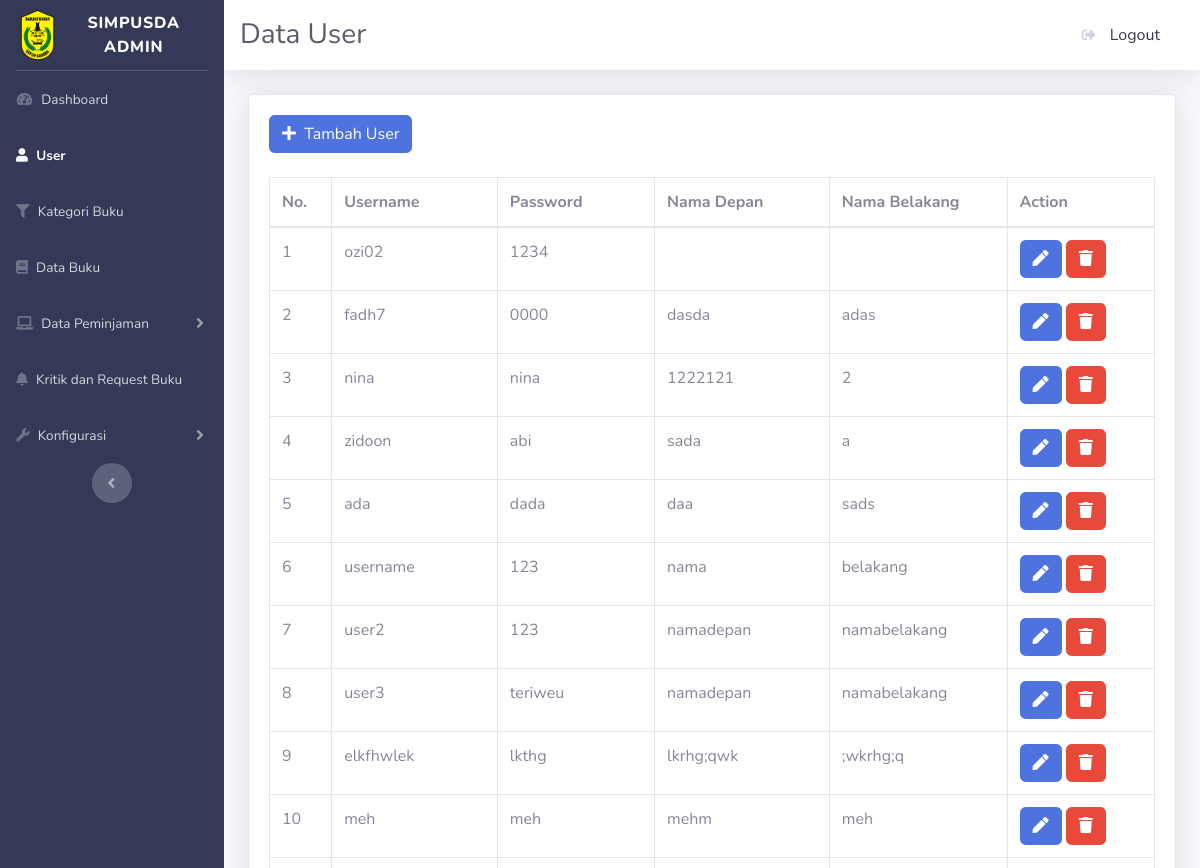
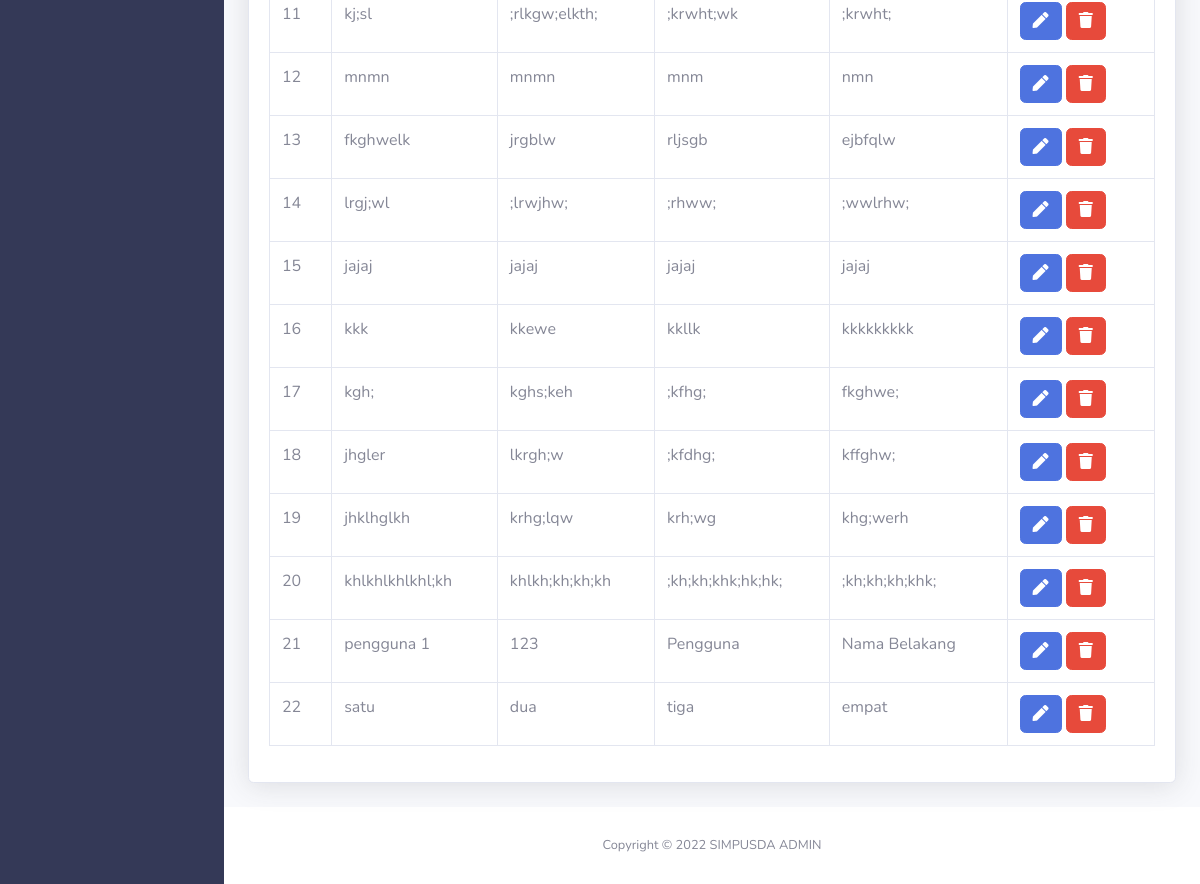
The page /admin/user.php on the database as committed earlier (2 pictures, top to bottom).
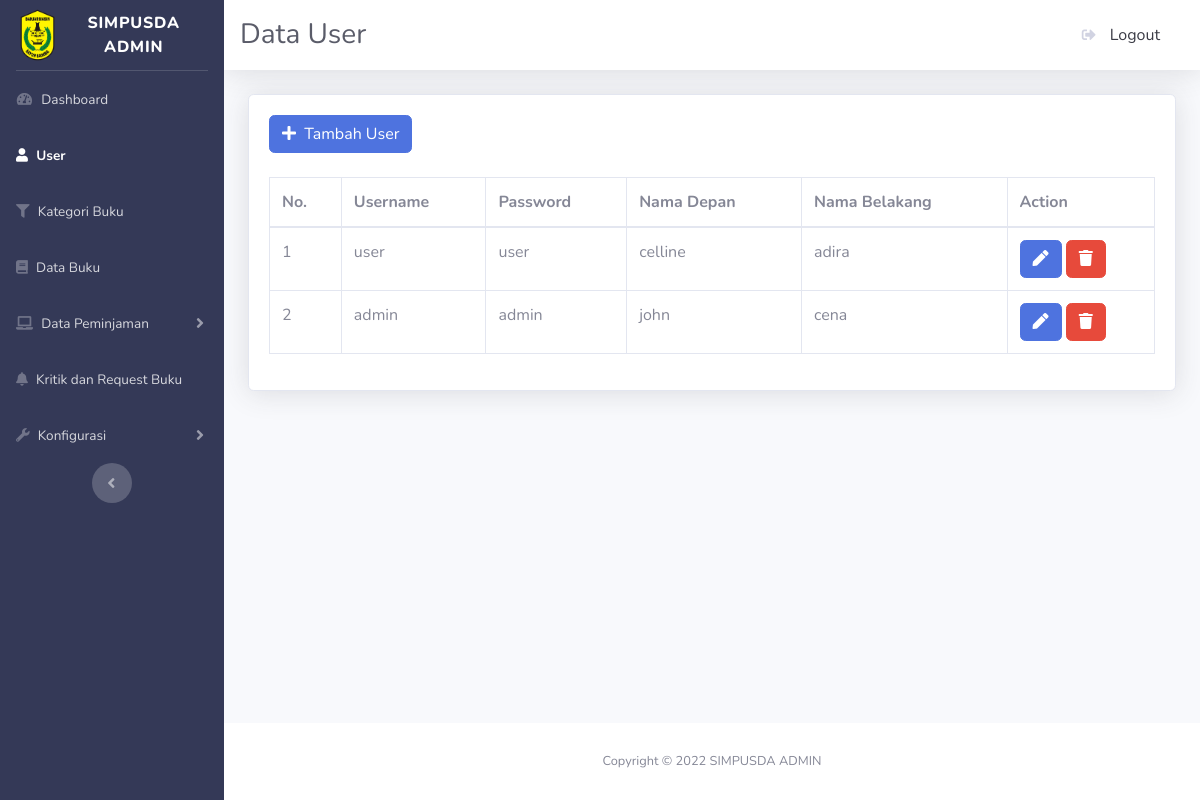
The same page on the database as committed later.
### tables this page shows
CREATE TABLE `m_user` (
  `id` int(10) UNSIGNED NOT NULL,
  `username` varchar(25) NOT NULL,
  `password` varchar(25) NOT NULL,
  `nama_depan` varchar(25) NOT NULL,
  `nama_belakang` varchar(25) NOT NULL,
  `m_role_id` int(10) UNSIGNED NOT NULL
);

### admin/user.php (the view, shortened to what the changed rows need)
<?php
include_once("config.php");
$query = "SELECT m_user.id, m_user.username, m_user.password, m_user.nama_depan, m_user.nama_belakang, m_role.nama_role
FROM m_user INNER JOIN m_role ON m_user.m_role_id = m_role.id";
$result = mysqli_query($mysqli, $query);
?>
<!DOCTYPE html>
<html lang="en">
<head>
    <link href="vendor/fontawesome-free/css/all.min.css" rel="stylesheet" type="text/css">
    <link href="css/sb-admin-2.min.css" rel="stylesheet">
    <link href="vendor/datatables/dataTables.bootstrap4.min.css" rel="stylesheet">
</head>
<body id="page-top">
    <div id="wrapper">
        <div id="content-wrapper" class="d-flex flex-column">
            <div id="content">
                <div class="container-fluid">
                    <div class="card shadow mb-4">
                        <div class="card-body">
                                 <br><br>
                            <div class="table-responsive">
                                <table class="table table-bordered" id="dataTable" width="100%" cellspacing="0">
                                <thead>
                                        <tr>
                                          <th scope="col">No.</th>
                                          <th scope="col">Username</th>
                                          <th scope="col">Password</th>
                                          <th scope="col">Nama Depan</th>
                                          <th scope="col">Nama Belakang</th>
                                          <th class="col-2">Action</th>
                                        </tr>
                                      </thead>
                                      <tbody>
                                        <?php
                                        $no = 1;
                                          while($user_data = mysqli_fetch_array($result)){
                                            echo "<tr>";
                                            echo "<td>".$no++."</td>";
                                            echo "<td>".$user_data['username']."</td>";
                                            echo "<td>".$user_data['password']."</td>";
                                            echo "<td>".$user_data['nama_depan']."</td>";
                                            echo "<td>".$user_data['nama_belakang']."</td>";
                                            echo "<td>
                                            <a href='edituser.php?id=$user_data[id]'><button class='btn btn-primary' title='Edit'>
                                            <i class ='fa fa-pen'></i></button></a>
                                            <a href='hapususer.php?id=$user_data[id]' class ='confirmation'><button class='btn btn-danger' title='Hapus'>
                                            <i class ='fa fa-trash'></i></button></a>
                                            </td>
                                            </tr>";
                                          }
                                        ?>
                                    </tbody>
                                </table>
                            </div>
                        </div>
                    </div>
                </div>
            </div>
        </div>
    </div>
</body>
</html>

Rows that differ between the two databases and show on the page:
removed m_user: username "ozi02", password "1234"
removed m_user: username "fadh7", password "0000", nama_depan "dasda", nama_belakang "adas"
removed m_user: username "nina", password "nina", nama_depan "1222121", nama_belakang "2"
removed m_user: username "zidoon", password "abi", nama_depan "sada", nama_belakang "a"
removed m_user: username "ada", password "dada", nama_depan "daa", nama_belakang "sads"
removed m_user: username "username", password "123", nama_depan "nama", nama_belakang "belakang"
removed m_user: username "user2", password "123", nama_depan "namadepan", nama_belakang "namabelakang"
removed m_user: username "user3", password "teriweu", nama_depan "namadepan", nama_belakang "namabelakang"
removed m_user: username "elkfhwlek", password "lkthg", nama_depan "lkrhg;qwk", nama_belakang ";wkrhg;q"
removed m_user: username "meh", password "meh", nama_depan "mehm", nama_belakang "meh"
removed m_user: username "kj;sl", password ";rlkgw;elkth;", nama_depan ";krwht;wk", nama_belakang ";krwht;"
removed m_user: username "mnmn", password "mnmn", nama_depan "mnm", nama_belakang "nmn"
removed m_user: username "fkghwelk", password "jrgblw", nama_depan "rljsgb", nama_belakang "ejbfqlw"
removed m_user: username "lrgj;wl", password ";lrwjhw;", nama_depan ";rhww;", nama_belakang ";wwlrhw;"
removed m_user: username "jajaj", password "jajaj", nama_depan "jajaj", nama_belakang "jajaj"
removed m_user: username "kkk", password "kkewe", nama_depan "kkllk", nama_belakang "kkkkkkkkk"
removed m_user: username "kgh;", password "kghs;keh", nama_depan ";kfhg;", nama_belakang "fkghwe;"
removed m_user: username "jhgler", password "lkrgh;w", nama_depan ";kfdhg;", nama_belakang "kffghw;"
removed m_user: username "jhklhglkh", password "krhg;lqw", nama_depan "krh;wg", nama_belakang "khg;werh"
removed m_user: username "khlkhlkhlkhl;kh", password "khlkh;kh;kh;kh", nama_depan ";kh;kh;khk;hk;hk;", nama_belakang ";kh;kh;kh;khk;"
removed m_user: username "pengguna 1", password "123", nama_depan "Pengguna", nama_belakang "Nama Belakang"
removed m_user: username "satu", password "dua", nama_depan "tiga", nama_belakang "empat"
added m_user: username "user", password "user", nama_depan "celline", nama_belakang "adira"
added m_user: username "admin", password "admin", nama_depan "john", nama_belakang "cena"
